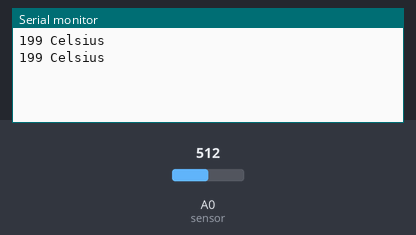
Bench run of a sketch on a simulated Arduino Uno, built with avr-gcc and run on an emulated ATmega328P. Parts: the last lines printed to the serial monitor. The inputs (shaded band) are chosen by the test bench; at power-on: A0 (sensor) = 512.

Above: at 1.3 s.
1.4 s: A0 (sensor) set to 716
At 1.9 s:
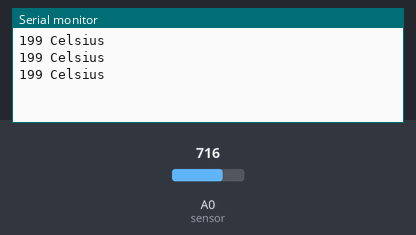
2.9 s: A0 (sensor) set to 900
At 3.4 s:
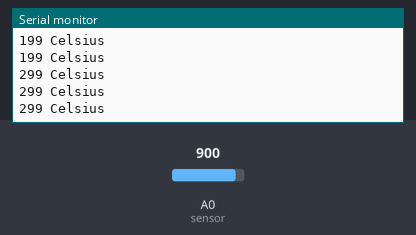
Timing chart, 0 to 5.9 s (numbered marks = the images above; inputs shaded):
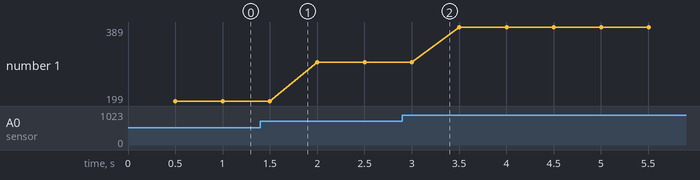

Measured:
- plotted number 1: 199 → 299 after the input at 1.4 s, 299 → 389 after the input at 2.9 s

The sketch:

Termomether.ino
```cpp
int sensor=A0;
int sensorwert;
int temp = 0;
int t=500;

void setup() {
  // put your setup code here, to run once:
Serial.begin(9600);
}

void loop() {
  // put your main code here, to run repeatedly:
  sensorwert=analogRead(sensor);
  temp=map(sensorwert, 0,410,-50,150);
  delay(t);
  Serial.print(temp);
  Serial.println(" Celsius");
}
```
